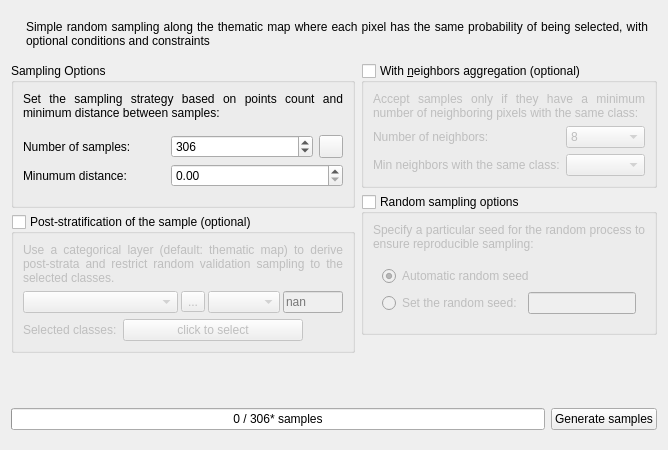
     <widget class="QWidget" name="tab_SimpleSampling">
      <attribute name="title">
       <string>Simple Sampling</string>
      </attribute>
      <layout class="QVBoxLayout" name="verticalLayout_4">
       <item>
        <widget class="QWidget" name="widget_2" native="true">
         <layout class="QHBoxLayout" name="horizontalLayout_8">
          <item>
           <widget class="QLabel" name="label">
            <property name="text">
             <string>&lt;html&gt;&lt;head/&gt;&lt;body&gt;&lt;img height=&quot;90&quot;  src=&quot;:/plugins/AcATaMa/icons/simple_sampling.svg&quot;/&gt;&lt;/body&gt;&lt;/html&gt;</string>
            </property>
           </widget>
          </item>
          <item>
           <widget class="QLabel" name="label_8">
            <property name="sizePolicy">
             <sizepolicy hsizetype="Expanding" vsizetype="Preferred">
              <horstretch>0</horstretch>
              <verstretch>0</verstretch>
             </sizepolicy>
            </property>
            <property name="text">
             <string>Simple random sampling along the thematic map where each pixel has the same probability of being selected, with optional conditions and constraints</string>
            </property>
            <property name="alignment">
             <set>Qt::AlignmentFlag::AlignJustify|Qt::AlignmentFlag::AlignVCenter</set>
            </property>
            <property name="wordWrap">
             <bool>true</bool>
            </property>
           </widget>
          </item>
         </layout>
        </widget>
       </item>
       <item>
        <widget class="QWidget" name="widget_RandomSampling" native="true">
         <layout class="QGridLayout" name="gridLayout">
          <property name="leftMargin">
           <number>0</number>
          </property>
          <property name="topMargin">
           <number>0</number>
          </property>
          <property name="rightMargin">
           <number>0</number>
          </property>
          <property name="bottomMargin">
           <number>0</number>
          </property>
          <item row="0" column="0">
           <widget class="QWidget" name="widget_23" native="true">
            <layout class="QVBoxLayout" name="verticalLayout_6">
             <property name="leftMargin">
              <number>0</number>
             </property>
             <property name="topMargin">
              <number>0</number>
             </property>
             <property name="rightMargin">
              <number>0</number>
             </property>
             <property name="bottomMargin">
              <number>0</number>
             </property>
             <item>
              <widget class="QGroupBox" name="QGBox_4">
               <property name="title">
                <string>Sampling Options</string>
               </property>
               <layout class="QVBoxLayout" name="verticalLayout_20">
                <item>
                 <widget class="QLabel" name="label_5">
                  <property name="text">
                   <string>Set the sampling strategy based on points count and minimum distance between samples:</string>
                  </property>
                  <property name="alignment">
                   <set>Qt::AlignmentFlag::AlignJustify|Qt::AlignmentFlag::AlignVCenter</set>
                  </property>
                  <property name="wordWrap">
                   <bool>true</bool>
                  </property>
                 </widget>
                </item>
                <item>
                 <widget class="QWidget" name="widget" native="true">
                  <layout class="QGridLayout" name="gridLayout_2">
                   <property name="leftMargin">
                    <number>0</number>
                   </property>
                   <property name="rightMargin">
                    <number>0</number>
                   </property>
                   <item row="0" column="0">
                    <widget class="QLabel" name="label_15">
                     <property name="text">
                      <string>Number of samples:</string>
                     </property>
                    </widget>
                   </item>
                   <item row="0" column="1">
                    <widget class="QSpinBox" name="numberOfSamples_SimpRS">
                     <property name="minimum">
                      <number>1</number>
                     </property>
                     <property name="maximum">
                      <number>999999</number>
                     </property>
                     <property name="value">
                      <number>306</number>
                     </property>
                    </widget>
                   </item>
                   <item row="1" column="0">
                    <widget class="QLabel" name="label_14">
                     <property name="text">
                      <string>Minumum distance:</string>
                     </property>
                    </widget>
                   </item>
                   <item row="0" column="2">
                    <widget class="QToolButton" name="QPBtn_DeterNumSamples_SimpRS">
                     <property name="toolTip">
                      <string>Determine the sample size</string>
                     </property>
                     <property name="text">
                      <string/>
                     </property>
                     <property name="icon">
                      <iconset>
                       <normaloff>:/plugins/AcATaMa/icons/determine_num_samples.svg</normaloff>:/plugins/AcATaMa/icons/determine_num_samples.svg</iconset>
                     </property>
                    </widget>
                   </item>
                   <item row="1" column="1" colspan="2">
                    <widget class="QDoubleSpinBox" name="minDistance_SimpRS"/>
                   </item>
                  </layout>
                 </widget>
                </item>
               </layout>
              </widget>
             </item>
             <item>
              <widget class="QGroupBox" name="QGBox_SimpRSwithPS">
               <property name="title">
                <string>Post-stratification of the sample (optional)</string>
               </property>
               <property name="checkable">
                <bool>true</bool>
               </property>
               <property name="checked">
                <bool>false</bool>
               </property>
               <layout class="QVBoxLayout" name="verticalLayout_16">
                <item>
                 <widget class="QWidget" name="widget_SimpRSwithPS" native="true">
                  <layout class="QVBoxLayout" name="verticalLayout_15">
                   <property name="leftMargin">
                    <number>0</number>
                   </property>
                   <property name="topMargin">
                    <number>0</number>
                   </property>
                   <property name="rightMargin">
                    <number>0</number>
                   </property>
                   <property name="bottomMargin">
                    <number>0</number>
                   </property>
                   <item>
                    <widget class="QLabel" name="label_12">
                     <property name="text">
                      <string>Use a categorical layer (default: thematic map) to derive post-strata and restrict random validation sampling to the selected classes.</string>
                     </property>
                     <property name="alignment">
                      <set>Qt::AlignmentFlag::AlignJustify|Qt::AlignmentFlag::AlignVCenter</set>
                     </property>
                     <property name="wordWrap">
                      <bool>true</bool>
                     </property>
                    </widget>
                   </item>
                   <item>
                    <widget class="QWidget" name="widget_24" native="true">
                     <layout class="QHBoxLayout" name="horizontalLayout_23">
                      <property name="spacing">
                       <number>3</number>
                      </property>
                      <property name="leftMargin">
                       <number>0</number>
                      </property>
                      <property name="topMargin">
                       <number>0</number>
                      </property>
                      <property name="rightMargin">
                       <number>0</number>
                      </property>
                      <property name="bottomMargin">
                       <number>0</number>
                      </property>
                      <item>
                       <widget class="QgsMapLayerComboBox" name="QCBox_PostStratMap_SimpRS">
                        <property name="sizePolicy">
                         <sizepolicy hsizetype="Expanding" vsizetype="Fixed">
                          <horstretch>0</horstretch>
                          <verstretch>0</verstretch>
                         </sizepolicy>
                        </property>
                        <property name="focusPolicy">
                         <enum>Qt::FocusPolicy::StrongFocus</enum>
                        </property>
                        <property name="editable">
                         <bool>false</bool>
                        </property>
                        <property name="allowEmptyLayer">
                         <bool>true</bool>
                        </property>
                       </widget>
                      </item>
                      <item>
                       <widget class="QToolButton" name="QPBtn_browsePostStratMap_SimpRS">
                        <property name="maximumSize">
                         <size>
                          <width>30</width>
                          <height>16777215</height>
                         </size>
                        </property>
                        <property name="toolTip">
                         <string>Load file</string>
                        </property>
                        <property name="text">
                         <string>...</string>
                        </property>
                       </widget>
                      </item>
                      <item>
                       <widget class="QComboBox" name="QCBox_band_PostStratMap_SimpRS">
                        <property name="toolTip">
                         <string>Band</string>
                        </property>
                        <property name="minimumContentsLength">
                         <number>1</number>
                        </property>
                       </widget>
                      </item>
                      <item>
                       <widget class="QLineEdit" name="nodata_PostStratMap_SimpRS">
                        <property name="maximumSize">
                         <size>
                          <width>60</width>
                          <height>16777215</height>
                         </size>
                        </property>
                        <property name="toolTip">
                         <string>Nodata Value.
It set automatically from image if the layer has the nodata value set.</string>
                        </property>
                        <property name="placeholderText">
                         <string>nan</string>
                        </property>
                       </widget>
                      </item>
                     </layout>
                    </widget>
                   </item>
                   <item>
                    <widget class="QWidget" name="widget_6" native="true">
                     <layout class="QHBoxLayout" name="horizontalLayout_4">
                      <property name="leftMargin">
                       <number>0</number>
                      </property>
                      <property name="topMargin">
                       <number>0</number>
                      </property>
                      <property name="rightMargin">
                       <number>0</number>
                      </property>
                      <property name="bottomMargin">
                       <number>0</number>
                      </property>
                      <item>
                       <widget class="QLabel" name="label_13">
                        <property name="text">
                         <string>Selected classes:</string>
                        </property>
                       </widget>
                      </item>
                      <item>
                       <widget class="QPushButton" name="QPBtn_PostStratMapClasses_SimpRS">
                        <property name="minimumSize">
                         <size>
                          <width>180</width>
                          <height>0</height>
                         </size>
                        </property>
                        <property name="cursor">
                         <cursorShape>PointingHandCursor</cursorShape>
                        </property>
                        <property name="text">
                         <string>click to select</string>
                        </property>
                       </widget>
                      </item>
                      <item>
                       <spacer name="horizontalSpacer_6">
                        <property name="orientation">
                         <enum>Qt::Orientation::Horizontal</enum>
                        </property>
                        <property name="sizeHint" stdset="0">
                         <size>
                          <width>40</width>
                          <height>20</height>
                         </size>
                        </property>
                       </spacer>
                      </item>
                     </layout>
                    </widget>
                   </item>
                  </layout>
                 </widget>
                </item>
               </layout>
              </widget>
             </item>
             <item>
              <spacer name="verticalSpacer_5">
               <property name="orientation">
                <enum>Qt::Orientation::Vertical</enum>
               </property>
               <property name="sizeHint" stdset="0">
                <size>
                 <width>20</width>
                 <height>40</height>
                </size>
               </property>
              </spacer>
             </item>
            </layout>
           </widget>
          </item>
          <item row="0" column="1">
           <widget class="QWidget" name="widget_26" native="true">
            <layout class="QVBoxLayout" name="verticalLayout_28">
             <property name="leftMargin">
              <number>0</number>
             </property>
             <property name="topMargin">
              <number>0</number>
             </property>
             <property name="rightMargin">
              <number>0</number>
             </property>
             <property name="bottomMargin">
              <number>0</number>
             </property>
             <item>
              <widget class="QGroupBox" name="QGBox_neighbour_aggregation_SimpRS">
               <property name="title">
                <string>With &amp;neighbors aggregation (optional)</string>
               </property>
               <property name="checkable">
                <bool>true</bool>
               </property>
               <property name="checked">
                <bool>false</bool>
               </property>
               <layout class="QVBoxLayout" name="verticalLayout_8">
                <item>
                 <widget class="QWidget" name="widget_neighbour_aggregation_SimpRS" native="true">
                  <layout class="QVBoxLayout" name="verticalLayout_9">
                   <property name="leftMargin">
                    <number>0</number>
                   </property>
                   <property name="topMargin">
                    <number>0</number>
                   </property>
                   <property name="rightMargin">
                    <number>0</number>
                   </property>
                   <property name="bottomMargin">
                    <number>0</number>
                   </property>
                   <item>
                    <widget class="QLabel" name="label_6">
                     <property name="text">
                      <string>Accept samples only if they have a minimum number of neighboring pixels with the same class:</string>
                     </property>
                     <property name="alignment">
                      <set>Qt::AlignmentFlag::AlignJustify|Qt::AlignmentFlag::AlignVCenter</set>
                     </property>
                     <property name="wordWrap">
                      <bool>true</bool>
                     </property>
                    </widget>
                   </item>
                   <item>
                    <widget class="QWidget" name="widget_4" native="true">
                     <layout class="QGridLayout" name="gridLayout_9">
                      <property name="leftMargin">
                       <number>0</number>
                      </property>
                      <property name="topMargin">
                       <number>0</number>
                      </property>
                      <property name="rightMargin">
                       <number>0</number>
                      </property>
                      <property name="bottomMargin">
                       <number>0</number>
                      </property>
                      <item row="0" column="1">
                       <widget class="QComboBox" name="QCBox_NumberOfNeighbors_SimpRS">
                        <property name="sizeAdjustPolicy">
                         <enum>QComboBox::SizeAdjustPolicy::AdjustToContents</enum>
                        </property>
                        <item>
                         <property name="text">
                          <string>8</string>
                         </property>
                        </item>
                        <item>
                         <property name="text">
                          <string>24</string>
                         </property>
                        </item>
                        <item>
                         <property name="text">
                          <string>48</string>
                         </property>
                        </item>
                       </widget>
                      </item>
                      <item row="0" column="0">
                       <widget class="QLabel" name="label_24">
                        <property name="text">
                         <string>Number of neighbors:</string>
                        </property>
                       </widget>
                      </item>
                      <item row="1" column="0">
                       <widget class="QLabel" name="label_9">
                        <property name="text">
                         <string>Min neighbors with the same class:</string>
                        </property>
                       </widget>
                      </item>
                      <item row="1" column="1">
                       <widget class="QComboBox" name="QCBox_SameClassOfNeighbors_SimpRS">
                        <property name="sizeAdjustPolicy">
                         <enum>QComboBox::SizeAdjustPolicy::AdjustToContents</enum>
                        </property>
                       </widget>
                      </item>
                     </layout>
                    </widget>
                   </item>
                  </layout>
                 </widget>
                </item>
               </layout>
              </widget>
             </item>
             <item>
              <widget class="QGroupBox" name="QGBox_random_sampling_options_SimpRS">
               <property name="title">
                <string>Random sampling options</string>
               </property>
               <property name="checkable">
                <bool>true</bool>
               </property>
               <property name="checked">
                <bool>false</bool>
               </property>
               <layout class="QVBoxLayout" name="verticalLayout_11">
                <item>
                 <widget class="QWidget" name="widget_random_sampling_options_SimpRS" native="true">
                  <layout class="QVBoxLayout" name="verticalLayout_12">
                   <property name="leftMargin">
                    <number>0</number>
                   </property>
                   <property name="topMargin">
                    <number>0</number>
                   </property>
                   <property name="rightMargin">
                    <number>0</number>
                   </property>
                   <property name="bottomMargin">
                    <number>0</number>
                   </property>
                   <item>
                    <widget class="QLabel" name="label_10">
                     <property name="text">
                      <string>Specify a particular seed for the random process to ensure reproducible sampling:</string>
                     </property>
                     <property name="alignment">
                      <set>Qt::AlignmentFlag::AlignJustify|Qt::AlignmentFlag::AlignVCenter</set>
                     </property>
                     <property name="wordWrap">
                      <bool>true</bool>
                     </property>
                    </widget>
                   </item>
                   <item>
                    <widget class="QWidget" name="widget_9" native="true">
                     <layout class="QGridLayout" name="gridLayout_10">
                      <item row="1" column="0">
                       <widget class="QRadioButton" name="with_random_seed_by_user_SimpRS">
                        <property name="text">
                         <string>Set the random seed:</string>
                        </property>
                       </widget>
                      </item>
                      <item row="1" column="1">
                       <widget class="QLineEdit" name="random_seed_by_user_SimpRS">
                        <property name="toolTip">
                         <string>&lt;html&gt;&lt;head/&gt;&lt;body&gt;&lt;p&gt;Set the seed random number as an integer value. It is possible to use strings, bytes, or bytearray but all of them get converted to an int and all of its bits are used.&lt;/p&gt;&lt;/body&gt;&lt;/html&gt;</string>
                        </property>
                       </widget>
                      </item>
                      <item row="0" column="0" colspan="2">
                       <widget class="QRadioButton" name="automatic_random_seed_SimpRS">
                        <property name="text">
                         <string>Automatic random seed</string>
                        </property>
                        <property name="checked">
                         <bool>true</bool>
                        </property>
                       </widget>
                      </item>
                     </layout>
                    </widget>
                   </item>
                  </layout>
                 </widget>
                </item>
               </layout>
              </widget>
             </item>
             <item>
              <spacer name="verticalSpacer_3">
               <property name="orientation">
                <enum>Qt::Orientation::Vertical</enum>
               </property>
               <property name="sizeHint" stdset="0">
                <size>
                 <width>20</width>
                 <height>0</height>
                </size>
               </property>
              </spacer>
             </item>
            </layout>
           </widget>
          </item>
         </layout>
        </widget>
       </item>
       <item>
        <widget class="QWidget" name="widget_Generation" native="true">
         <layout class="QHBoxLayout" name="horizontalLayout_2">
          <property name="leftMargin">
           <number>0</number>
          </property>
          <property name="rightMargin">
           <number>0</number>
          </property>
          <item>
           <widget class="QProgressBar" name="QPBar_GenerateSamples_SimpRS">
            <property name="enabled">
             <bool>true</bool>
            </property>
            <property name="toolTip">
             <string>&lt;html&gt;&lt;head/&gt;&lt;body&gt;&lt;p&gt;The total number of samples (*) is an estimate, and the actual number of samples generated may vary based on the sampling method and restrictions imposed in the sampling conditions. You can finish the process if it gets stuck after some time.&lt;/p&gt;&lt;/body&gt;&lt;/html&gt;</string>
            </property>
            <property name="maximum">
             <number>306</number>
            </property>
            <property name="value">
             <number>0</number>
            </property>
            <property name="format">
             <string>%v / %m* samples</string>
            </property>
           </widget>
          </item>
          <item>
           <widget class="QPushButton" name="QPBtn_GenerateSamples_SimpRS">
            <property name="cursor">
             <cursorShape>PointingHandCursor</cursorShape>
            </property>
            <property name="text">
             <string>Generate samples</string>
            </property>
           </widget>
          </item>
         </layout>
        </widget>
       </item>
      </layout>
     </widget>
